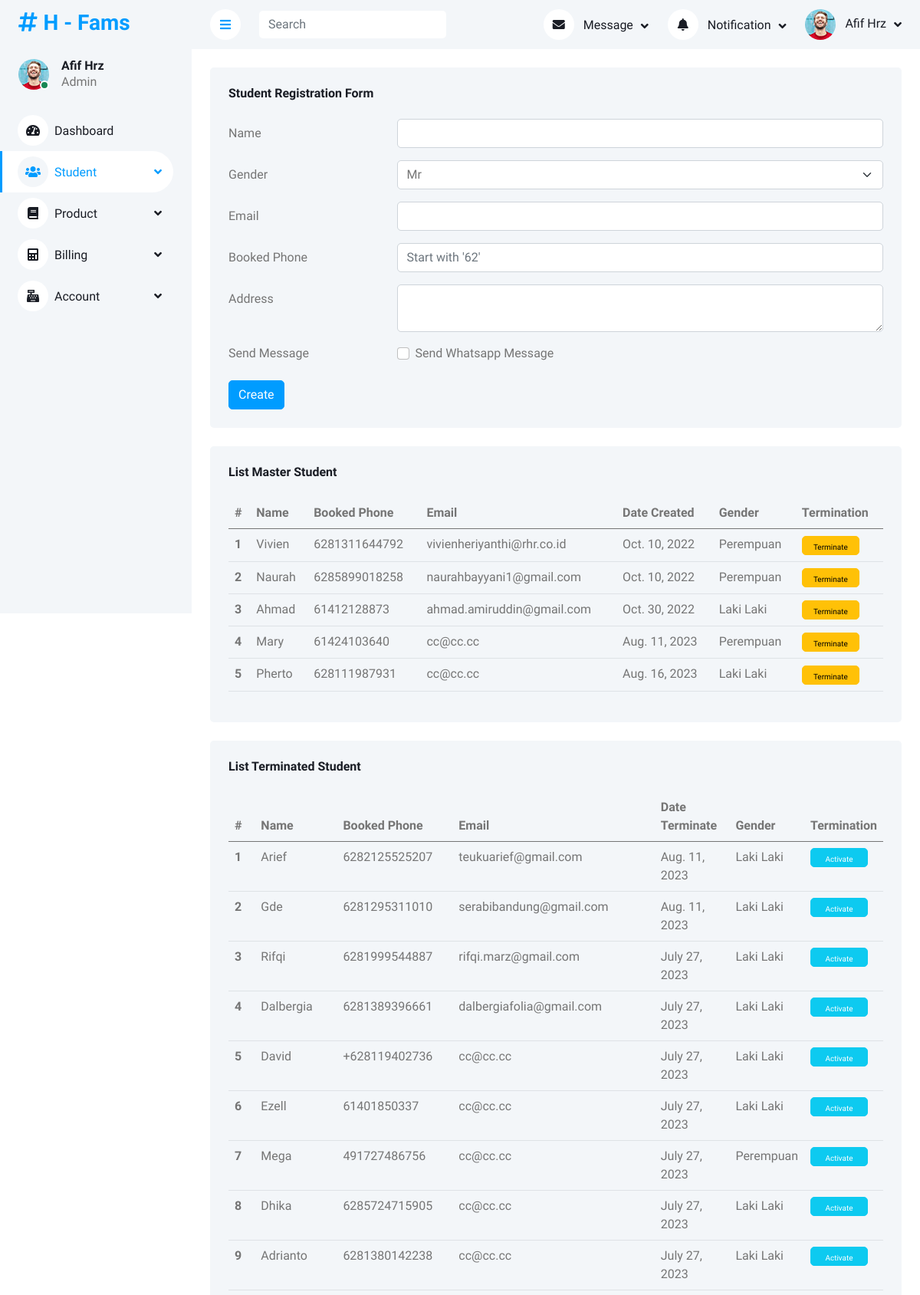
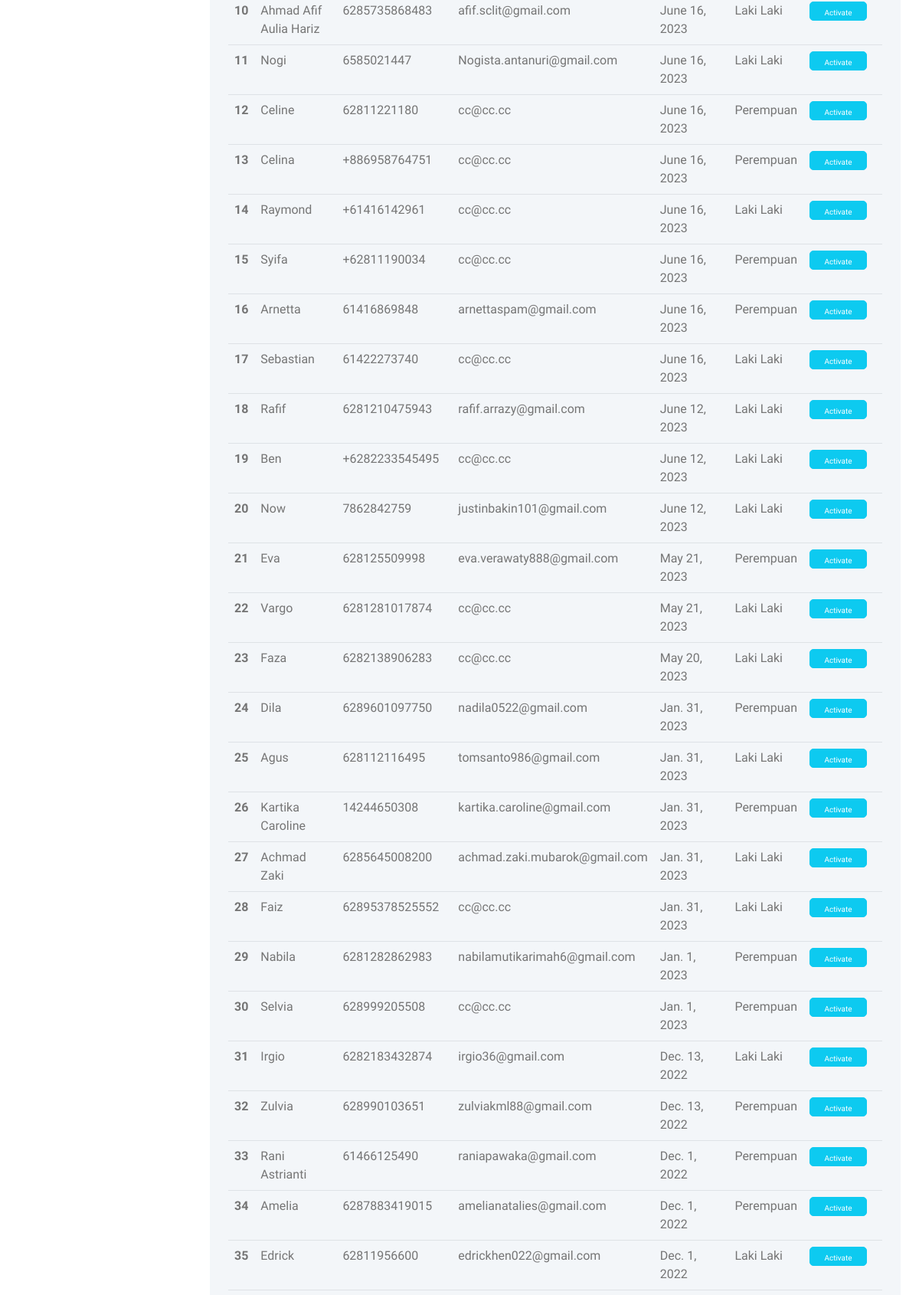
The page /student/studentregistration/ (signed in, upper part) on the database its author committed (2 pictures, top to bottom).
### dashboard/models.py (models this page shows)
class admin_mst_module(models.Model):
    modulename = models.CharField(max_length=30, db_column="MODULENAME")
    pagename = models.CharField(max_length=30, db_column="PAGENAME")
    created_by = models.CharField(max_length=30, db_column="CREATED_BY")
    date_created = models.DateField(default=datetime.date.today, blank=True, db_column="DATE_CREATED")
    modified_by = models.CharField(max_length=30, blank=True, null=True, db_column="MODIFIED_BY")
    date_modified = models.DateField(blank=True, null=True, db_column="DATE_MODIFIED")
    adm_mst_id = models.IntegerField(blank=True, null=True, db_column="ADM_MST_MODULE_ID")
    validstatus = models.IntegerField(blank=True, null=True, db_column="VALIDSTATUS")
    ordernumber = models.IntegerField(db_column="ORDERNUMBER")
    levelnumber = models.IntegerField(blank=True, null=True, db_column="LEVELNUMBER")
    moduleurl = models.CharField(max_length=30, blank=True, null=True, db_column="MODULEURL")
    moduleicon = models.CharField(max_length=30, blank=True, null=True, db_column="MODULEICON")
    moduleclass = models.CharField(max_length=30, blank=True, null=True, db_column="MODULECLASS")
    application = models.CharField(max_length=30, db_column="APPLICATION")
    class Meta:
        db_table = 'ADM_MST_MODULE'

### student/models.py (models this page shows)
class std_mst(models.Model):
    name = models.CharField(max_length=30, db_column="NAME")
    gender = models.CharField(max_length=1, db_column="GENDER", default="M")
    phone = models.CharField(max_length=30, db_column="BOOKED_PHONE")
    email = models.CharField(max_length=30, db_column="EMAIL")
    address = models.CharField(max_length=30, blank=True, null=True, db_column="ADDRESS")
    validuntil = models.DateField(blank=True, null=True, db_column="VALID_UNTIL")
    date_created = models.DateField(default=datetime.date.today, blank=True, db_column="DATE_CREATED")
    created_by = models.CharField(max_length=30, db_column="CREATED_BY")
    date_modified = models.DateField(blank=True, null=True, db_column="DATE_MODIFIED")
    modified_by = models.CharField(max_length=30, blank=True, null=True, db_column="MODIFIED_BY")
    reason = models.CharField(max_length=30, blank=True, null=True, db_column="REASON_TERMINATE")
    class Meta:
        db_table = 'STD_MST'

### student/views.py (the view, shortened to what this page needs)
# urls.py: path('studentregistration/', views.studentregistration_view, name='studentregistration'),
@csrf_protect
@login_required(login_url='/login')
def studentregistration_view(request):
    datamst = std_mst.objects.filter(validuntil__isnull=True)
    dataterminated = std_mst.objects.filter(validuntil__isnull=False).order_by('-validuntil')
    context = {
        'title':'H - Student Registration',
        'dashboard_active':'Student',
        'datamst':datamst,
        'dataterminated':dataterminated
        }
    return render(request, 'student/studentregistration_view.html', context)

### student/templates/student/studentregistration_view.html (shortened to what this page needs)
{% extends 'base_site.html' %}
{% load static %}
{% block content %}
<div class="container-fluid pt-4 px-4">
    <div class="row g-4">
        <form action="/student/studentregistration/" method="post" onsubmit="f_send_message()">{% csrf_token %}
        <div class="col-sm-12 col-xl-12">
            <div class="bg-light rounded h-100 p-4">
                <h6 class="mb-4">Student Registration Form</h6>
                    <div class="row mb-3">
                        <label for="inputName" class="col-sm-3 col-form-label">Name</label>
                        <div class="col-sm-9">
                            <input type="text" class="form-control" id="inputName" name="inputName" required=True>
                        </div>
                    </div>
                    <div class="row mb-3">
                        <label for="inputGender" class="col-sm-3 col-form-label">Gender</label>
                        <div class="col-sm-9">
                            <select class="form-select" name="inputGender" id="inputGender">
                                <option value="mr">Mr</option>
                            </select>
                        </div>
                    </div>
                    <div class="row mb-3">
                        <label for="inputEmail" class="col-sm-3 col-form-label">Email</label>
                        <div class="col-sm-9">
                            <input type="email" class="form-control" id="inputEmail" required=True name="inputEmail">
                        </div>
                    </div>
                    <div class="row mb-3">
                        <label for="inputPhone" class="col-sm-3 col-form-label">Booked Phone</label>
                        <div class="col-sm-9">
                            <input type="text" class="form-control" id="inputPhone" required=True placeholder="Start with '62'" name="inputPhone">
                        </div>
                    </div>
                    <div class="row mb-3">
                        <label for="inputAddress" class="col-sm-3 col-form-label">Address</label>
                        <div class="col-sm-9">
                            <textarea class="form-control" id="inputAddress" name="inputAddress"></textarea>
                        </div>
                    </div>
                    <div class="row mb-3">
                        <legend class="col-form-label col-sm-3 pt-0">Send Message</legend>
                        <div class="col-sm-9">
                            <div class="form-check">
                                <input class="form-check-input" type="checkbox" id="gridCheck1">
                                <label class="form-check-label" for="gridCheck1">
                                    Send Whatsapp Message
                                </label>
                            </div>
                        </div>
                    </div>
                    <button type="submit" class="btn btn-primary">Create</button>
            </div>
        </div>
        </form>
        <div class="col-sm-12 col-xl-12">
            <div class="bg-light rounded h-100 p-4">
                <h6 class="mb-4">List Master Student</h6>
                <table class="table table-hover">
                    <thead>
                        <tr>
                            <th scope="col">#</th>
                            <th scope="col">Name</th>
                            <th scope="col">Booked Phone</th>
                            <th scope="col">Email</th>
                            <th scope="col">Date Created</th>
                            <th scope="col">Gender</th>
                            <th scope="col">Termination</th>
                        </tr>
                    </thead>
                    <tbody>
                        {% for data in datamst %}
                        <tr>
                            <th scope="row">{{forloop.counter}}</th>
                            <td>{{data.name}}</td>
                            <td>{{data.phone}}</td>
                            <td>{{data.email}}</td>
                            <td>{{data.date_created}}</td>
                            <td>{% if data.gender == 'mr' %}
                                    Laki Laki
                                {% elif data.gender == 'mrs' %}
                                    Perempuan
                                {% elif data.gender == 'bro' %}
                                    Laki Laki
                                {% elif data.gender == 'sist' %}
                                    Perempuan
                                {% endif %}
                            </td>
                            <td>
                                <button type="button" class="btn btn-warning open-Terminate{{data.id}}" style="height:25px; width:75px; font-size:10px">Terminate</button>
                            </td>
                        </tr>
                        {% endfor %}
                    </tbody>
                </table>
            </div>
        </div>
        <div class="col-sm-12 col-xl-12">
            <div class="bg-light rounded h-100 p-4">
                <h6 class="mb-4">List Terminated Student</h6>
                <table class="table table-hover">
                    <thead>
                        <tr>
                            <th scope="col">#</th>
                            <th scope="col">Name</th>
                            <th scope="col">Booked Phone</th>
                            <th scope="col">Email</th>
                            <th scope="col">Date Terminate</th>
                            <th scope="col">Gender</th>
                            <th scope="col">Termination</th>
                        </tr>
                    </thead>
                    <tbody>
                        {% for data in dataterminated %}
                        <tr>
                            <th scope="row">{{forloop.counter}}</th>
                            <td>{{data.name}}</td>
                            <td>{{data.phone}}</td>
                            <td>{{data.email}}</td>
                            <td>{{data.validuntil}}</td>
                            <td>{% if data.gender == 'mr' %}
                                    Laki Laki
                                {% elif data.gender == 'mrs' %}
                                    Perempuan
                                {% elif data.gender == 'bro' %}
                                    Laki Laki
                                {% elif data.gender == 'sist' %}
                                    Perempuan
                                {% endif %}
                            </td>
                            <td>
                                <button type="button" class="btn btn-info open-Activate{{data.id}}" onmouseover="this.style.color='black'" onmouseout="this.style.color='white'" style="height:25px; width:75px; font-size:10px; color:white" >Activate</button>
                            </td>
                        </tr>
                        {% endfor %}
                    </tbody>
                </table>
            </div>
        </div>
    </div>
</div>
{% endblock content %}

### templates/base_site.html (shortened to what this page needs)
{% load static %}
{% load custom_tags %}
<!DOCTYPE html>
<html lang="en">
<head>
    <link href="https://cdnjs.cloudflare.com/ajax/libs/font-awesome/5.10.0/css/all.min.css" rel="stylesheet">
    <link href="https://cdn.jsdelivr.net/npm/bootstrap-icons@1.4.1/font/bootstrap-icons.css" rel="stylesheet">
    <link href={% static "lib/owlcarousel/assets/owl.carousel.min.css" %} rel="stylesheet">
    <link href={% static "lib/tempusdominus/css/tempusdominus-bootstrap-4.min.css" %} rel="stylesheet" />
    <link href={% static "css/bootstrap.min.css" %} rel="stylesheet">
    <link href={% static "css/style.css" %} rel="stylesheet">
</head>
<body>
    <div class="container-xxl position-relative bg-white d-flex p-0">
        <div class="sidebar pe-4 pb-3">
            <nav class="navbar bg-light navbar-light">
                <a href="/home/" class="navbar-brand mx-4 mb-3">
                    <h3 class="text-primary"><i class="fa fa-hashtag me-2"></i>H - Fams</h3>
                </a>
                <div class="d-flex align-items-center ms-4 mb-4">
                    <div class="position-relative">
                        <img class="rounded-circle" src={% static "img/user.jpg" %} alt="" style="width: 40px; height: 40px;">
                        <div class="bg-success rounded-circle border border-2 border-white position-absolute end-0 bottom-0 p-1"></div>
                    </div>
                    <div class="ms-3">
                        <h6 class="mb-0">Afif Hrz</h6>
                        <span>Admin</span>
                    </div>
                </div>
                <div class="navbar-nav w-100">
                    {% autoescape off %}
                    {% loop_module dashboard_active %}
                    {% endautoescape %}
                </div>
            </nav>
        </div>
        <div class="content">
            <nav class="navbar navbar-expand bg-light navbar-light sticky-top px-4 py-0">
                <a href="#" class="sidebar-toggler flex-shrink-0">
                    <i class="fa fa-bars"></i>
                </a>
                <form class="d-none d-md-flex ms-4">
                    <input class="form-control border-0" type="search" placeholder="Search">
                </form>
                <div class="navbar-nav align-items-center ms-auto">
                    <div class="nav-item dropdown">
                        <a href="#" class="nav-link dropdown-toggle" data-bs-toggle="dropdown">
                            <i class="fa fa-envelope me-lg-2"></i>
                            <span class="d-none d-lg-inline-flex">Message</span>
                        </a>
                    </div>
                    <div class="nav-item dropdown">
                        <a href="#" class="nav-link dropdown-toggle" data-bs-toggle="dropdown">
                            <i class="fa fa-bell me-lg-2"></i>
                            <span class="d-none d-lg-inline-flex">Notification</span>
                        </a>
                    </div>
                    <div class="nav-item dropdown">
                        <a href="#" class="nav-link dropdown-toggle" data-bs-toggle="dropdown">
                            <img class="rounded-circle me-lg-2" src={% static "img/user.jpg" %} alt="" style="width: 40px; height: 40px;">
                            <span class="d-none d-lg-inline-flex">Afif Hrz</span>
                        </a>
                    </div>
                </div>
            </nav>
            {% block content %}
            {% endblock content %}
        </div>
    </div>
</body>
</html>

### staticfiles/css/style.css (style rules this page uses)
:root { --primary: #009CFF; --light: #F3F6F9; --dark: #191C24; }
.btn { transition: .5s; }
.btn.btn-primary { color: #FFFFFF; }
.sidebar { position: fixed; top: 0; left: 0; bottom: 0; width: 250px; height: 100vh; overflow-y: auto; background: var(--light); transition: 0.5s; z-index: 999; }
.content { margin-left: 250px; min-height: 100vh; background: #FFFFFF; transition: 0.5s; }
@media (min-width: 992px) { .sidebar { margin-left: 0; } }
@media (min-width: 992px) { .content { width: calc(100% - 250px); } }
.sidebar .navbar .navbar-nav .nav-link { padding: 7px 20px; color: var(--dark); font-weight: 500; border-left: 3px solid var(--light); border-radius: 0 30px 30px 0; outline: none; }
.sidebar .navbar .navbar-nav .nav-link:hover, .sidebar .navbar .navbar-nav .nav-link.active { color: var(--primary); background: #FFFFFF; border-color: var(--primary); }
.sidebar .navbar .navbar-nav .nav-link i { width: 40px; height: 40px; display: inline-flex; align-items: center; justify-content: center; background: #FFFFFF; border-radius: 40px; }
.sidebar .navbar .navbar-nav .nav-link:hover i, .sidebar .navbar .navbar-nav .nav-link.active i { background: var(--light); }
.sidebar .navbar .dropdown-toggle::after { position: absolute; top: 15px; right: 15px; border: none; content: "\f107"; font-family: "Font Awesome 5 Free"; font-weight: 900; transition: .5s; }
.content .navbar .navbar-nav .nav-link { margin-left: 25px; padding: 12px 0; color: var(--dark); outline: none; }
.content .navbar .sidebar-toggler, .content .navbar .navbar-nav .nav-link i { width: 40px; height: 40px; display: inline-flex; align-items: center; justify-content: center; background: #FFFFFF; border-radius: 40px; }
.content .navbar .dropdown-toggle::after { margin-left: 6px; vertical-align: middle; border: none; content: "\f107"; font-family: "Font Awesome 5 Free"; font-weight: 900; transition: .5s; }

### rows shown on the page
admin_mst_module: id+MODULENAME+MODULEURL "Dashboard Student Product Billing Account"
std_mst: name "Vivien", phone "6281311644792", email "vivienheriyanthi@rhr.co.id", date_created "Oct. 10, 2022", GENDER "Perempuan"
std_mst: name "Naurah", phone "6285899018258", email "naurahbayyani1@gmail.com", date_created "Oct. 10, 2022", GENDER "Perempuan", {{ data.id }} 7 (drawn)
std_mst: name "Ahmad", phone "61412128873", email "ahmad.amiruddin@gmail.com", date_created "Oct. 30, 2022", GENDER "Laki Laki"
std_mst: name "Mary", phone "61424103640", email "cc@cc.cc", date_created "Aug. 11, 2023", GENDER "Perempuan"
std_mst: name "Pherto", phone "628111987931", email "cc@cc.cc", date_created "Aug. 16, 2023", GENDER "Laki Laki"
std_mst: name "Arief", phone "6282125525207", email "teukuarief@gmail.com", validuntil "Aug. 11, 2023", GENDER "Laki Laki"
std_mst: name "Gde", phone "6281295311010", email "serabibandung@gmail.com", validuntil "Aug. 11, 2023", GENDER "Laki Laki"
std_mst: name "Rifqi", phone "6281999544887", email "rifqi.marz@gmail.com", validuntil "July 27, 2023", GENDER "Laki Laki"
std_mst: name "Dalbergia", phone "6281389396661", email "dalbergiafolia@gmail.com", validuntil "July 27, 2023", GENDER "Laki Laki"
std_mst: name "David", phone "+628119402736", email "cc@cc.cc", validuntil "July 27, 2023", GENDER "Laki Laki"
std_mst: name "Ezell", phone "61401850337", email "cc@cc.cc", validuntil "July 27, 2023", GENDER "Laki Laki"
std_mst: name "Mega", phone "491727486756", email "cc@cc.cc", validuntil "July 27, 2023", GENDER "Perempuan"
std_mst: name "Dhika", phone "6285724715905", email "cc@cc.cc", validuntil "July 27, 2023", GENDER "Laki Laki"
std_mst: name "Adrianto", phone "6281380142238", email "cc@cc.cc", validuntil "July 27, 2023", GENDER "Laki Laki"
std_mst: name "Ahmad Afif Aulia Hariz", phone "6285735868483", email "afif.sclit@gmail.com", validuntil "June 16, 2023", GENDER "Laki Laki"
std_mst: name "Nogi", phone "6585021447", email "Nogista.antanuri@gmail.com", validuntil "June 16, 2023", GENDER "Laki Laki"
std_mst: name "Celine", phone "62811221180", email "cc@cc.cc", validuntil "June 16, 2023", GENDER "Perempuan"
std_mst: name "Celina", phone "+886958764751", email "cc@cc.cc", validuntil "June 16, 2023", GENDER "Perempuan"
std_mst: name "Raymond", phone "+61416142961", email "cc@cc.cc", validuntil "June 16, 2023", GENDER "Laki Laki"
std_mst: name "Syifa", phone "+62811190034", email "cc@cc.cc", validuntil "June 16, 2023", GENDER "Perempuan"
std_mst: name "Arnetta", phone "61416869848", email "arnettaspam@gmail.com", validuntil "June 16, 2023", GENDER "Perempuan"
std_mst: name "Sebastian", phone "61422273740", email "cc@cc.cc", validuntil "June 16, 2023", GENDER "Laki Laki"
std_mst: name "Rafif", phone "6281210475943", email "rafif.arrazy@gmail.com", validuntil "June 12, 2023", GENDER "Laki Laki"
std_mst: name "Ben", phone "+6282233545495", email "cc@cc.cc", validuntil "June 12, 2023", GENDER "Laki Laki"
std_mst: name "Now", phone "7862842759", email "justinbakin101@gmail.com", validuntil "June 12, 2023", GENDER "Laki Laki"
std_mst: name "Eva", phone "628125509998", email "eva.verawaty888@gmail.com", validuntil "May 21, 2023", GENDER "Perempuan"
std_mst: name "Vargo", phone "6281281017874", email "cc@cc.cc", validuntil "May 21, 2023", GENDER "Laki Laki"
std_mst: name "Faza", phone "6282138906283", email "cc@cc.cc", validuntil "May 20, 2023", GENDER "Laki Laki"
std_mst: name "Dila", phone "6289601097750", email "nadila0522@gmail.com", validuntil "Jan. 31, 2023", GENDER "Perempuan"
std_mst: name "Agus", phone "628112116495", email "tomsanto986@gmail.com", validuntil "Jan. 31, 2023", GENDER "Laki Laki"
std_mst: name "Kartika Caroline", phone "14244650308", email "kartika.caroline@gmail.com", validuntil "Jan. 31, 2023", GENDER "Perempuan"
std_mst: name "Achmad Zaki", phone "6285645008200", email "achmad.zaki.mubarok@gmail.com", validuntil "Jan. 31, 2023", GENDER "Laki Laki"
std_mst: name "Faiz", phone "62895378525552", email "cc@cc.cc", validuntil "Jan. 31, 2023", GENDER "Laki Laki"
std_mst: name "Nabila", phone "6281282862983", email "nabilamutikarimah6@gmail.com", validuntil "Jan. 1, 2023", GENDER "Perempuan"
std_mst: name "Selvia", phone "628999205508", email "cc@cc.cc", validuntil "Jan. 1, 2023", GENDER "Perempuan", {{ data.id }} 25 (drawn)
std_mst: name "Irgio", phone "6282183432874", email "irgio36@gmail.com", validuntil "Dec. 13, 2022", GENDER "Laki Laki"
std_mst: name "Zulvia", phone "628990103651", email "zulviakml88@gmail.com", validuntil "Dec. 13, 2022", GENDER "Perempuan"
std_mst: name "Rani Astrianti", phone "61466125490", email "raniapawaka@gmail.com", validuntil "Dec. 1, 2022", GENDER "Perempuan"
std_mst: name "Amelia", phone "6287883419015", email "amelianatalies@gmail.com", validuntil "Dec. 1, 2022", GENDER "Perempuan"
std_mst: name "Edrick", phone "62811956600", email "edrickhen022@gmail.com", validuntil "Dec. 1, 2022", GENDER "Laki Laki"
